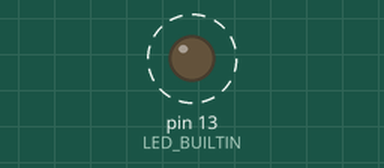
This sketch was run on a simulated Arduino Uno, built with avr-gcc and run on an emulated ATmega328P. On the bench: output pins drawn as LEDs (lit = HIGH). Dashed ring = blinking. No radio packets arrive unless stated.

Above: at 0.2 s.
Timing chart, 0 to 3.0 s (numbered marks = the images above):
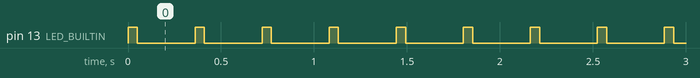

The sketch:

ask_transmitter.ino
```cpp
/*------------------------------------------------------------------------------
Program:      ask_transmitter

Description:  Slight variation of the original example code (included in the
              RadioHead-1.74 library) for the ASK transmitter and receiver:
              simple example of how to use RadioHead to transmit messages
              with a simple ASK transmitter in a very simple way.
              Implements a simplex (one-way) transmitter with an TX-C1 module.

Hardware:     Standalone ATmega328P-PU/Arduino Uno R3, TWS-BS RF Transmitter Module
              (434 MHz). Should work with other Arduinos

Software:     Developed using Arduino 1.8.2 IDE

Libraries:
              - RadioHead-1.74:
                http://www.airspayce.com/mikem/arduino/RadioHead/
              - SPI(included with the Arduino IDE)

References:
              - RadioHead Packet Radio library for embedded microprocessors:
              http://www.airspayce.com/mikem/arduino/RadioHead/

Date:         April 29, 2017

Author:       - RadioHead (http://www.airspayce.com/mikem/arduino/RadioHead/),
              modified by Gheorghe G., http://www.arduinolab.net
------------------------------------------------------------------------------*/

#include <RH_ASK.h>
#include <SPI.h> // Not actually used but needed to compile

// tx/rx configuration
const int txSpeed = 2000;
const int rxPin = 5;
const int txPin = 6;
const int pttPin = 7;

RH_ASK driver(txSpeed, rxPin, txPin, pttPin);

void setup()
{
  if (!driver.init())
    Serial.println("rf driver init failed");

  pinMode(LED_BUILTIN, OUTPUT);
}

void loop()
{
  const char *msg = "hello world!";

  digitalWrite(LED_BUILTIN, HIGH);
  delay(50);
  digitalWrite(LED_BUILTIN, LOW);
  delay(50);
  driver.send((uint8_t *)msg, strlen(msg));
  driver.waitPacketSent();
  delay(200);
}
```

Measured:
- by itself, pin 13 (LED_BUILTIN): alternates HIGH for 0.05 s and LOW for 0.31 s
